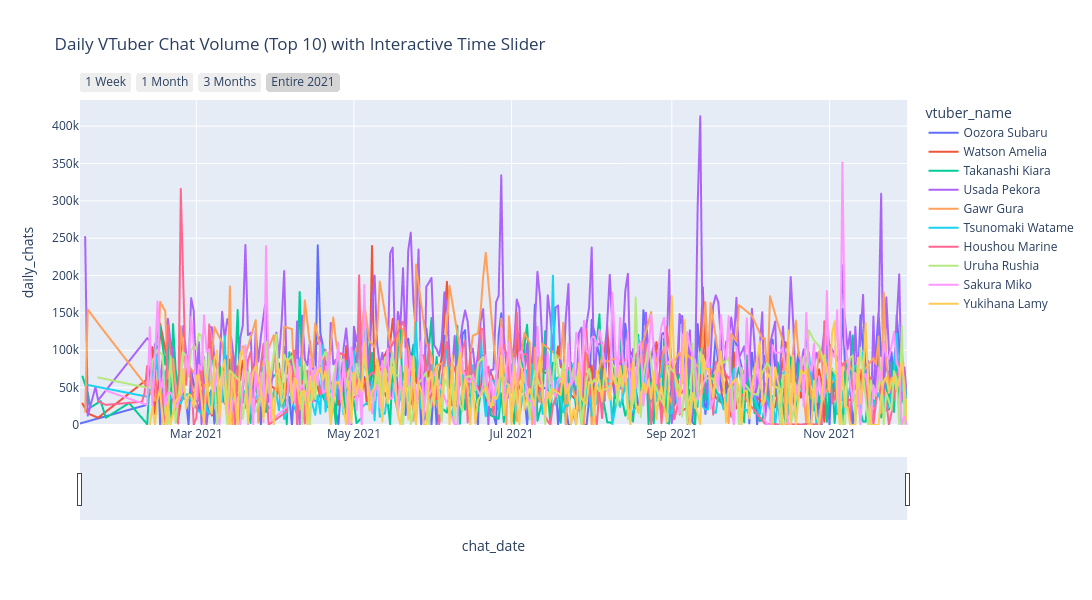

The notebook cell this image was saved under:
### Code cell
# 1. Spark does the heavy lifting: Find Top 10, Join, and Group

def vtuber_daily():
    """doctring"""
    
    query = """
    -- Step A: Find the Top 10 Channels by total chat volume
    WITH Top10Channels AS (
        SELECT channelId, COUNT(*) as total_chats
        FROM chats
        GROUP BY channelId
        ORDER BY total_chats DESC
        LIMIT 10
    )
    -- Step B: Join that top 10 list with the main data and channels table
    SELECT DATE(c.timestamp) AS chat_date,
           ch.englishName AS vtuber_name,
           COUNT(*) AS daily_chats
    FROM chats c
    JOIN channels ch ON c.channelId = ch.channelId
    JOIN Top10Channels t ON c.channelId = t.channelId
    GROUP BY DATE(c.timestamp), ch.englishName
    ORDER BY chat_date;
    """
    return spark.sql(query)


# 2. Collect the summarized data (roughly 365 days * 10 VTubers = ~3,650 rows)
q3_modified_df = vtuber_daily().toPandas()

# 3. Build the Plotly Line Chart
fig = px.line(
    q3_modified_df,
    x='chat_date',
    y='daily_chats',
    color='vtuber_name',
    title='Daily VTuber Chat Volume (Top 10) with Interactive Time Slider',
    width=1500,
    height=600
)

# 4. Add back your Range Slider and Quick-Select Buttons
fig.update_xaxes(
    rangeslider_visible=True,
    rangeselector=dict(
        buttons=list([
            dict(count=7, label="1 Week", step="day", stepmode="backward"),
            dict(count=1, label="1 Month", step="month", stepmode="backward"),
            dict(count=3, label="3 Months", step="month", stepmode="backward"),
            dict(step="all", label="Entire 2021")
        ])
    )
)

# 5. Clean up the Y-axis
fig.update_yaxes(rangemode="tozero")

# 6. Display in Colab
display(fig)

### Figure 1 — Plotly figure (JSON) as saved in the notebook; plotly's stock layout.template omitted (floating-point values rounded to 4 significant figures; data arrays with more than 128 entries replaced by an {"elided": "..."} marker saying what was removed)
{"data": [{"hovertemplate": "vtuber_name=Oozora Subaru<br>chat_date=%{x}<br>daily_chats=%{y}<extra></extra>", "legendgroup": "Oozora Subaru", "line": {"color": "#636efa", "dash": "solid"}, "marker": {"symbol": "circle"}, "mode": "lines", "name": "Oozora Subaru", "showlegend": true, "type": "scattergl", "x": {"elided": "229 str values"}, "xaxis": "x", "y": {"elided": "229 int values"}, "yaxis": "y"}, {"hovertemplate": "vtuber_name=Watson Amelia<br>chat_date=%{x}<br>daily_chats=%{y}<extra></extra>", "legendgroup": "Watson Amelia", "line": {"color": "#EF553B", "dash": "solid"}, "marker": {"symbol": "circle"}, "mode": "lines", "name": "Watson Amelia", "showlegend": true, "type": "scattergl", "x": {"elided": "191 str values"}, "xaxis": "x", "y": {"elided": "191 int values"}, "yaxis": "y"}, {"hovertemplate": "vtuber_name=Takanashi Kiara<br>chat_date=%{x}<br>daily_chats=%{y}<extra></extra>", "legendgroup": "Takanashi Kiara", "line": {"color": "#00cc96", "dash": "solid"}, "marker": {"symbol": "circle"}, "mode": "lines", "name": "Takanashi Kiara", "showlegend": true, "type": "scattergl", "x": {"elided": "276 str values"}, "xaxis": "x", "y": {"elided": "276 int values"}, "yaxis": "y"}, {"hovertemplate": "vtuber_name=Usada Pekora<br>chat_date=%{x}<br>daily_chats=%{y}<extra></extra>", "legendgroup": "Usada Pekora", "line": {"color": "#ab63fa", "dash": "solid"}, "marker": {"symbol": "circle"}, "mode": "lines", "name": "Usada Pekora", "showlegend": true, "type": "scattergl", "x": {"elided": "287 str values"}, "xaxis": "x", "y": {"elided": "287 int values"}, "yaxis": "y"}, {"hovertemplate": "vtuber_name=Gawr Gura<br>chat_date=%{x}<br>daily_chats=%{y}<extra></extra>", "legendgroup": "Gawr Gura", "line": {"color": "#FFA15A", "dash": "solid"}, "marker": {"symbol": "circle"}, "mode": "lines", "name": "Gawr Gura", "showlegend": true, "type": "scattergl", "x": {"elided": "166 str values"}, "xaxis": "x", "y": {"elided": "166 int values"}, "yaxis": "y"}, {"hovertemplate": "vtuber_name=Tsunomaki Watame<br>chat_date=%{x}<br>daily_chats=%{y}<extra></extra>", "legendgroup": "Tsunomaki Watame", "line": {"color": "#19d3f3", "dash": "solid"}, "marker": {"symbol": "circle"}, "mode": "lines", "name": "Tsunomaki Watame", "showlegend": true, "type": "scattergl", "x": {"elided": "278 str values"}, "xaxis": "x", "y": {"elided": "278 int values"}, "yaxis": "y"}, {"hovertemplate": "vtuber_name=Houshou Marine<br>chat_date=%{x}<br>daily_chats=%{y}<extra></extra>", "legendgroup": "Houshou Marine", "line": {"color": "#FF6692", "dash": "solid"}, "marker": {"symbol": "circle"}, "mode": "lines", "name": "Houshou Marine", "showlegend": true, "type": "scattergl", "x": {"elided": "215 str values"}, "xaxis": "x", "y": {"elided": "215 int values"}, "yaxis": "y"}, {"hovertemplate": "vtuber_name=Uruha Rushia<br>chat_date=%{x}<br>daily_chats=%{y}<extra></extra>", "legendgroup": "Uruha Rushia", "line": {"color": "#B6E880", "dash": "solid"}, "marker": {"symbol": "circle"}, "mode": "lines", "name": "Uruha Rushia", "showlegend": true, "type": "scattergl", "x": {"elided": "220 str values"}, "xaxis": "x", "y": {"elided": "220 int values"}, "yaxis": "y"}, {"hovertemplate": "vtuber_name=Sakura Miko<br>chat_date=%{x}<br>daily_chats=%{y}<extra></extra>", "legendgroup": "Sakura Miko", "line": {"color": "#FF97FF", "dash": "solid"}, "marker": {"symbol": "circle"}, "mode": "lines", "name": "Sakura Miko", "showlegend": true, "type": "scattergl", "x": {"elided": "273 str values"}, "xaxis": "x", "y": {"elided": "273 int values"}, "yaxis": "y"}, {"hovertemplate": "vtuber_name=Yukihana Lamy<br>chat_date=%{x}<br>daily_chats=%{y}<extra></extra>", "legendgroup": "Yukihana Lamy", "line": {"color": "#FECB52", "dash": "solid"}, "marker": {"symbol": "circle"}, "mode": "lines", "name": "Yukihana Lamy", "showlegend": true, "type": "scattergl", "x": {"elided": "281 str values"}, "xaxis": "x", "y": {"elided": "281 int values"}, "yaxis": "y"}], "layout": {"height": 600, "legend": {"title": {"text": "vtuber_name"}, "tracegroupgap": 0}, "title": {"text": "Daily VTuber Chat Volume (Top 10) with Interactive Time Slider"}, "width": 1500, "xaxis": {"anchor": "y", "domain": [0, 1], "rangeselector": {"buttons": [{"count": 7, "label": "1 Week", "step": "day", "stepmode": "backward"}, {"count": 1, "label": "1 Month", "step": "month", "stepmode": "backward"}, {"count": 3, "label": "3 Months", "step": "month", "stepmode": "backward"}, {"label": "Entire 2021", "step": "all"}]}, "rangeslider": {"visible": true}, "title": {"text": "chat_date"}}, "yaxis": {"anchor": "x", "domain": [0, 1], "rangemode": "tozero", "title": {"text": "daily_chats"}}}}
